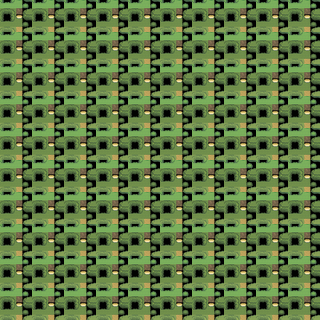

A level layout from a 2D game, rendered from its tile map. Below: a short description, then the map file with its tile-grid data intact:
An orthogonal 10x10 tile map with 32x32 px tiles, 2 tile layers (Kachelebene 1, start).

<map version="1.4" tiledversion="1.4.3" orientation="orthogonal" renderorder="right-down" width="10" height="10" tilewidth="32" tileheight="32" infinite="0" nextlayerid="4" nextobjectid="1">
 <editorsettings>
  <export target="poke.json" format="json" />
 </editorsettings>
 <tileset firstgid="1" name="pokemon_tileset_from_public_tiles_by_chaoticcherrycake-d5xdb0y" tilewidth="32" tileheight="32" tilecount="756" columns="27">
  <image source="tiles_png/kats/pokemon_tileset_from_public_tiles_by_chaoticcherrycake-d5xdb0y.png" width="864" height="925" />
 </tileset>
 <layer id="1" name="Kachelebene 1" width="10" height="10">
  <data encoding="csv">
246,246,246,246,246,246,246,246,246,246,
246,246,246,246,246,246,246,246,246,246,
246,246,246,246,246,246,246,246,246,246,
246,246,246,246,246,246,246,246,246,246,
246,246,246,246,246,246,246,246,246,246,
246,246,246,246,246,246,246,246,246,246,
246,246,246,246,246,246,246,246,246,246,
246,246,246,246,246,246,246,246,246,246,
246,246,246,246,246,246,246,246,246,246,
246,246,246,246,246,246,246,246,246,246
</data>
 </layer>
 <layer id="3" name="start" width="10" height="10">
  <data encoding="csv">
0,0,0,0,0,0,0,0,0,0,
0,0,0,0,0,0,0,0,0,0,
0,0,0,0,0,0,0,0,0,0,
0,0,0,0,0,0,0,0,0,0,
0,0,0,0,0,0,0,0,0,0,
0,0,0,0,0,0,0,246,0,0,
0,0,0,0,0,0,0,0,0,0,
0,0,0,0,0,0,0,0,0,0,
0,0,0,0,0,0,0,0,0,0,
0,0,0,0,0,0,0,0,0,0
</data>
 </layer>
 <objectgroup id="2" name="floorLayer" />
</map>
